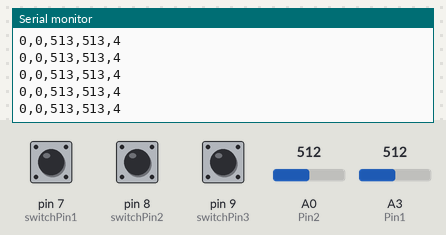
Simulated run of this sketch. Board: Arduino Uno, built with avr-gcc and run on an emulated ATmega328P. On the bench: the last lines printed to the serial monitor. The test bench sets the inputs (shaded band); at power-on: A3 (Pin1) = 512, A0 (Pin2) = 512, pin 7 (switchPin1) LOW, pin 8 (switchPin2) LOW, pin 9 (switchPin3) LOW.

Above: at 4.2 s.
4.3 s: A3 (Pin1) set to 102
At 5.2 s:
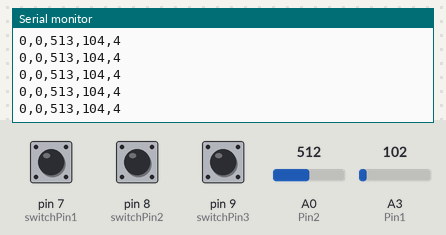
5.8 s: A3 (Pin1) set to 91
At 6.8 s:
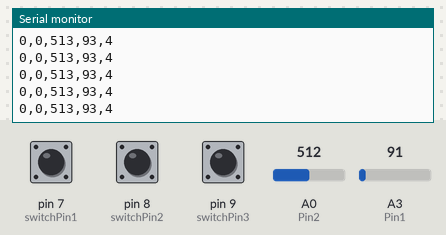
7.3 s: A0 (Pin2) set to 991
At 8.0 s:
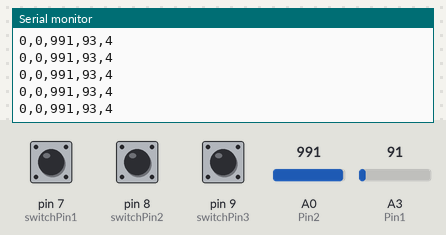
8.8 s: A0 (Pin2) set to 1015
At 9.8 s:
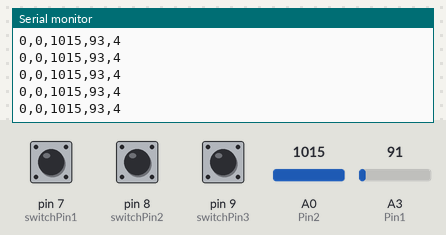
Timing chart, 0 to 11.8 s (numbered marks = the images above; inputs shaded):
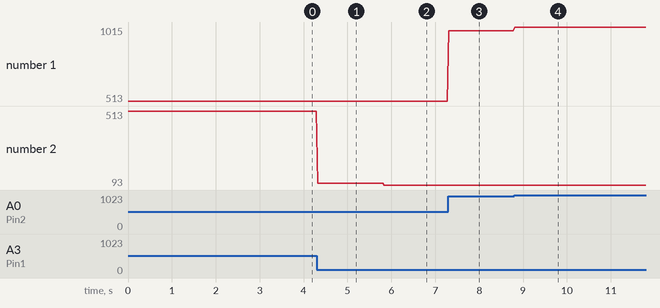

Measured:
- after the input at 4.3 s, the serial monitor: prints a new line at once (image 1)
- after the input at 5.8 s, the serial monitor: prints a new line at once (image 2)
- after the input at 7.3 s, the serial monitor: prints a new line at once (image 3)
- after the input at 8.8 s, the serial monitor: prints a new line at once (image 4)
- plotted number 1: 513 → 991 after the input at 7.3 s, 991 → 1015 after the input at 8.8 s
- plotted number 2: 513 → 104 after the input at 4.3 s, 104 → 93 after the input at 5.8 s

The sketch:

Arduino.ino
```cpp
int switchPin1 = 7;  // botones
int switchPin2 = 8;  // botones
int switchPin3 = 9;

int Pin1 = A3; // potenciometros
int Pin2 = A0; // // potenciometros

int data1;
int data2;
int data3;
int data4;

int dato;
int dato2;
int dato5;

void setup()
{
  Serial.begin(9600);
  pinMode(switchPin1, INPUT);  // set digital pin 0 as input
  pinMode(switchPin2, INPUT);  // set digital pin 0 as input
  pinMode(switchPin3, INPUT);

  pinMode(Pin1, INPUT);
  pinMode(Pin2, INPUT);

}

void loop()
{
  if (digitalRead(switchPin1) == HIGH) // if the switch is pressed
  {
    dato = 1;
  }
  else if (digitalRead(switchPin1) == LOW){
    dato = 0;
    }

  if (digitalRead(switchPin2) == HIGH) // if the switch is pressed
  {
    dato2 = 2;

  }
  else if (digitalRead(switchPin2) == LOW){
    dato2 = 0;
    }

  if (digitalRead(switchPin3) == HIGH) // if the switch is pressed
  {
    dato5 = 3;
  }

  else if (digitalRead(switchPin3) == LOW){
    dato5 = 4;
    }


  data1 = analogRead(Pin1);
  data2 = analogRead(Pin2);

  data3 = map(data1, 0, 1023, 3, 1023);
  data4 = map(data2, 0, 1023, 3, 1023);

  Serial.print(dato);
  Serial.print(",");
  Serial.print(dato2);
  Serial.print(",");

  Serial.print(data4);
  Serial.print(",");
  Serial.print(data3);

  Serial.print(",");
  Serial.println(dato5);
  Serial.flush();
  delay(20);

}
```
